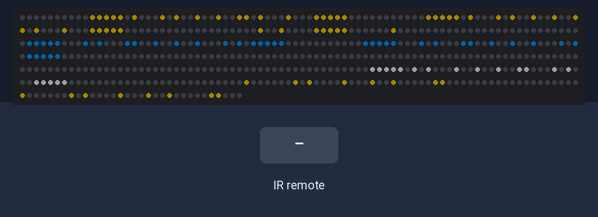
Simulated run of this sketch. Board: ESP32. Shown: 512 RGB LEDs in strip order, left to right, continuing on the next row. The test bench sets the inputs (shaded band). Dim RGB values are drawn brighter than linear; nothing arrives over Bluetooth unless stated; a phone connects over Bluetooth LE 3 s after start; what the sketch prints to the serial monitor is not drawn.

Above: at 1.2 s.
1.3 s: infrared code 0x43 received
2.8 s: infrared code 0x19 received
4.3 s: infrared code 0x44 received
Timing chart, 0 to 7.3 s (numbered marks = the images above; inputs shaded):
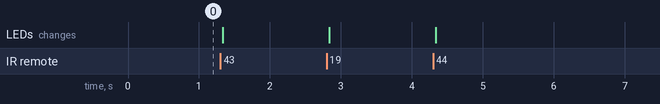

The sketch:

esp32_ble_addon.ino
```cpp
#include <Adafruit_NeoPixel.h>
#include <IRremote.h>
#include <BLEDevice.h>
#include <BLEServer.h>
#include <BLEUtils.h>
#include <BLE2902.h>
#include <ArduinoJson.h>

// =====================================================================
//  HARDWARE
// =====================================================================
#define LED_PIN              27
#define NUM_LEDS_PER_PANEL   256
#define PANEL_SCORE          0
#define PANEL_SERVE          1

Adafruit_NeoPixel strip(NUM_LEDS_PER_PANEL * 2, LED_PIN, NEO_GRB + NEO_KHZ800);

#define IR_RECEIVE_PIN 33

// ── IR Codes ──────────────────────────────────────────────────────────
#define IR_LEFT  0x44
#define IR_RIGHT 0x43
#define IR_UP    0x46
#define IR_DOWN  0x15
#define IR_STAR  0x42
#define IR_NUM1  0x16
#define IR_NUM2  0x19

// ── Colors ────────────────────────────────────────────────────────────
#define COL_P1       strip.Color(255, 200, 0)
#define COL_P2       strip.Color(0, 150, 255)
#define COL_IND      strip.Color(255, 255, 255)
#define COL_SET_NUM  strip.Color(180, 180, 180)

// ── Game State ────────────────────────────────────────────────────────
int  score1    = 0;
int  score2    = 0;
int  setsWonP1 = 0;
int  setsWonP2 = 0;
int  selected  = 1;     // which TEAM is currently serving (1 = yellow, 2 = blue)
int  serverNum = 1;     // which PARTNER (1 or 2) on that team is serving
bool gameOver  = false;

const int SETS_TO_WIN_MATCH = 2;

// ── BLE UUIDs — must match ble_constants.dart in the Flutter app ──────
#define BLE_SERVICE_UUID    "12345678-1234-1234-1234-123456789abc"
#define BLE_CMD_CHAR_UUID   "12345678-1234-1234-1234-123456789abd"
#define BLE_STATE_CHAR_UUID "12345678-1234-1234-1234-123456789abe"

BLEServer*         pServer       = nullptr;
BLECharacteristic* pCmdChar      = nullptr;
BLECharacteristic* pStateChar    = nullptr;
bool               bleConnected  = false;
volatile uint8_t   blePendingCmd = 0;

// =====================================================================
//  LED INDEX HELPERS
// =====================================================================
int idx(int col, int row) {
  return (col % 2 == 0) ? col * 8 + row : col * 8 + (7 - row);
}

int ledIndex(int panel, int col, int row) {
  return panel * NUM_LEDS_PER_PANEL + idx(col, row);
}

int ledIndexServe(int col, int row) {
  return ledIndex(PANEL_SERVE, (31 - col), (7 - row));
}

void clearPanel(int panel) {
  strip.fill(0, panel * NUM_LEDS_PER_PANEL, NUM_LEDS_PER_PANEL);
}

void fillPanel(int panel, uint32_t color) {
  strip.fill(color, panel * NUM_LEDS_PER_PANEL, NUM_LEDS_PER_PANEL);
}

// =====================================================================
//  5x7 FONT
// =====================================================================
const uint8_t FONT5X7[10][5] = {
  { 0x3E, 0x51, 0x49, 0x45, 0x3E }, // 0
  { 0x00, 0x42, 0x7F, 0x40, 0x00 }, // 1
  { 0x42, 0x61, 0x51, 0x49, 0x46 }, // 2
  { 0x21, 0x41, 0x45, 0x4B, 0x31 }, // 3
  { 0x18, 0x14, 0x12, 0x7F, 0x10 }, // 4
  { 0x27, 0x45, 0x45, 0x45, 0x39 }, // 5
  { 0x3C, 0x4A, 0x49, 0x49, 0x30 }, // 6
  { 0x01, 0x71, 0x09, 0x05, 0x03 }, // 7
  { 0x36, 0x49, 0x49, 0x49, 0x36 }, // 8
  { 0x06, 0x49, 0x49, 0x29, 0x1E }, // 9
};

void drawDigit(int panel, int digit, int xOffset, uint32_t color) {
  if (digit < 0 || digit > 9) return;
  for (int col = 0; col < 5; col++) {
    uint8_t colBits = FONT5X7[digit][col];
    for (int row = 0; row < 7; row++) {
      if (colBits & (1 << row)) {
        strip.setPixelColor(
          panel == PANEL_SERVE
            ? ledIndexServe(xOffset + col, row)
            : ledIndex(panel, xOffset + col, row),
          color
        );
      }
    }
  }
}

// =====================================================================
//  COMPACT 3x5 FONT — used only for the small server-number indicator
//  (index 0 is an unused placeholder so digit 1 and 2 line up with their
//  own array index)
// =====================================================================
const uint8_t FONT3X5[3][3] = {
  { 0x00, 0x00, 0x00 }, // 0 (unused)
  { 0x12, 0x1F, 0x10 }, // 1
  { 0x1D, 0x15, 0x17 }, // 2
};

void drawSmallDigit(int panel, int digit, int xOffset, int yOffset, uint32_t color) {
  if (digit < 1 || digit > 2) return;
  for (int col = 0; col < 3; col++) {
    uint8_t colBits = FONT3X5[digit][col];
    for (int row = 0; row < 5; row++) {
      if (colBits & (1 << row)) {
        strip.setPixelColor(
          panel == PANEL_SERVE
            ? ledIndexServe(xOffset + col, yOffset + row)
            : ledIndex(panel, xOffset + col, yOffset + row),
          color
        );
      }
    }
  }
}

void drawScore(int score, int xStart, uint32_t color) {
  drawDigit(PANEL_SCORE, score / 10, xStart,     color);
  drawDigit(PANEL_SCORE, score % 10, xStart + 6, color);
}

void drawDivider(int col, uint32_t color) {
  for (int row = 0; row <= 7; row++) {
    strip.setPixelColor(ledIndex(PANEL_SCORE, col, row), color);
  }
}

// =====================================================================
//  CHEVRON (SERVE ARROWS)
// =====================================================================
void drawChevron(int xStart, bool pointLeft, uint32_t color) {
  for (int row = 0; row < 8; row++) {
    int dist = (row <= 3) ? (3 - row) : (row - 4);
    int col  = pointLeft ? (xStart + dist) : (xStart + (3 - dist));
    strip.setPixelColor(ledIndexServe(col, row), color);
  }
}

void drawDoubleChevronLeft(int xStart, uint32_t color) {
  drawChevron(xStart,     true, color);
  drawChevron(xStart + 6, true, color);
}

void drawDoubleChevronRight(int xStart, uint32_t color) {
  drawChevron(xStart,     false, color);
  drawChevron(xStart + 6, false, color);
}

// =====================================================================
//  DISPLAY REFRESH
// =====================================================================
void updateScoreDisplay() {
  clearPanel(PANEL_SCORE);
  drawScore(score1, 1, COL_P1);

  // Divider mark between P1's score and the server number
  //drawDivider(12, COL_IND);
  //drawDivider(13, COL_IND);
  // Server indicator digit (1 or 2) — which partner on the serving team
  // is serving. Color still reflects which team is currently serving.
  uint32_t serverColor = (selected == 1) ? COL_P1 : COL_P2;
  drawSmallDigit(PANEL_SCORE, serverNum, 14, 1, serverColor);

  // Divider mark between the server number and P2's score
  //drawDivider(19, COL_IND);
  //drawDivider(18, COL_IND);
  drawScore(score2, 20, COL_P2);
  strip.show();
}

void updateServeDisplay() {
  clearPanel(PANEL_SERVE);
  if (selected == 1) drawDoubleChevronLeft(0, COL_P1);
  else               drawDoubleChevronRight(21, COL_P2);

  int totalSets = setsWonP1 + setsWonP2;
  drawDigit(PANEL_SERVE, totalSets, 13, COL_SET_NUM);
  strip.show();
}

void updateDisplay() {
  updateScoreDisplay();
  updateServeDisplay();
}

void flashWin(uint32_t color, bool isMatchWin) {
  int cycles = isMatchWin ? 10 : 4;
  int onTime = isMatchWin ? 150 : 200;
  for (int i = 0; i < cycles; i++) {
    fillPanel(PANEL_SERVE, color); strip.show(); delay(onTime);
    clearPanel(PANEL_SERVE);       strip.show(); delay(onTime);
  }
}

// =====================================================================
//  GAME RESET HELPERS
// =====================================================================
void resetSet() {
  score1 = 0;
  score2 = 0;
}

void resetMatch() {
  score1    = 0;
  score2    = 0;
  setsWonP1 = 0;
  setsWonP2 = 0;
  selected  = 1;
  serverNum = 1;
  gameOver  = false;
}

// =====================================================================
//  BLE — FORWARD DECLARATION
// =====================================================================
void blePushState();

// ===================================================================== h
//  BLE — SERVER CALLBACKS (connect / disconnect)
// =====================================================================
class ServerCallbacks : public BLEServerCallbacks {
  void onConnect(BLEServer* s) override {
    bleConnected = true;
    Serial.println("[BLE] App connected");
    blePushState();  // immediately sync app with current board state
  }
  void onDisconnect(BLEServer* s) override {
    bleConnected = false;
    Serial.println("[BLE] App disconnected — restarting advertising");
    BLEDevice::startAdvertising();
  }
};

// =====================================================================
//  BLE — COMMAND CHARACTERISTIC CALLBACK (app → ESP32)
// =====================================================================
class CommandCallbacks : public BLECharacteristicCallbacks {
  void onWrite(BLECharacteristic* pChar) override {
    String val = pChar->getValue();
    if (val.length() > 0) {
      blePendingCmd = (uint8_t)val[0];
      Serial.print("[BLE] Command received: 0x");
      Serial.println(blePendingCmd, HEX);
    }
  }
};

// =====================================================================
//  BLE — PUSH STATE TO APP (ESP32 → app, notify)
//  JSON: {"s1":7,"s2":4,"sp1":1,"sp2":0,"sv":1,"go":0}
// =====================================================================
void blePushState() {
  if (!bleConnected || pStateChar == nullptr) return;

  StaticJsonDocument<128> doc;
  doc["s1"]  = score1;
  doc["s2"]  = score2;
  doc["sp1"] = setsWonP1;
  doc["sp2"] = setsWonP2;
  doc["sv"]  = selected;
  doc["go"]  = gameOver ? 1 : 0;

  char buf[128];
  serializeJson(doc, buf);

  pStateChar->setValue(buf);
  pStateChar->notify();

  Serial.print("[BLE] State pushed: ");
  Serial.println(buf);
}

// =====================================================================
//  BLE — INITIALISE SERVER + CHARACTERISTICS + ADVERTISING
// =====================================================================
void bleSetup() {
  BLEDevice::init("PB-ScoreBoard-01");

  pServer = BLEDevice::createServer();
  pServer->setCallbacks(new ServerCallbacks());

  BLEService* pService = pServer->createService(BLE_SERVICE_UUID);

  // Command characteristic — app writes one byte here
  pCmdChar = pService->createCharacteristic(
    BLE_CMD_CHAR_UUID,
    BLECharacteristic::PROPERTY_WRITE
  );
  pCmdChar->setCallbacks(new CommandCallbacks());

  // State characteristic — ESP32 notifies app after every change
  pStateChar = pService->createCharacteristic(
    BLE_STATE_CHAR_UUID,
    BLECharacteristic::PROPERTY_READ |
    BLECharacteristic::PROPERTY_NOTIFY
  );
  pStateChar->addDescriptor(new BLE2902());

  pService->start();

  BLEAdvertising* pAdv = BLEDevice::getAdvertising();
  pAdv->addServiceUUID(BLE_SERVICE_UUID);
  pAdv->setScanResponse(true);
  pAdv->setMinPreferred(0x06);
  pAdv->setMinPreferred(0x12);
  BLEDevice::startAdvertising();

  Serial.println("[BLE] Ready — advertising as 'PB-ScoreBoard-01'");
}

// =====================================================================
//  UNIFIED COMMAND PROCESSOR
//  Called by BOTH the IR remote path and the BLE app path.
//  Behaviour is 100% identical regardless of which input triggered it.
// =====================================================================
void processCommand(uint8_t cmd) {

  if (cmd == IR_STAR) {
    resetMatch();
    clearPanel(PANEL_SERVE);
    strip.show();
    Serial.println("RESET (full match)");

  } else if (!gameOver) {

    switch (cmd) {

      case IR_LEFT:
        selected = 1;
        Serial.println("Serving team: Yellow (P1)");
        break;

      case IR_RIGHT:
        selected = 2;
        Serial.println("Serving team: Blue (P2)");
        break;

      case IR_NUM1:
        serverNum = 1;
        Serial.println("Server number: 1");
        break;

      case IR_NUM2:
        serverNum = 2;
        Serial.println("Server number: 2");
        break;

      case IR_UP: {
        if (selected == 1) score1++;
        if (selected == 2) score2++;

        int setWinner = 0;
        if (score1 >= 11 && (score1 - score2) >= 2) setWinner = 1;
        if (score2 >= 11 && (score2 - score1) >= 2) setWinner = 2;

        if (setWinner != 0) {
          uint32_t setColor = (setWinner == 1)
            ? strip.Color(255, 200, 0)
            : strip.Color(0, 150, 255);

          if (setWinner == 1) setsWonP1++;
          else                setsWonP2++;

          bool isMatchWin = (setsWonP1 >= SETS_TO_WIN_MATCH) ||
                            (setsWonP2 >= SETS_TO_WIN_MATCH);

          Serial.print("Player ");
          Serial.print(setWinner);
          Serial.println(isMatchWin ? " WINS THE MATCH!" : " wins the set!");

          updateDisplay();
          blePushState();            // notify app: set/match just ended
          flashWin(setColor, isMatchWin);

          if (isMatchWin) {
            gameOver = true;
            fillPanel(PANEL_SERVE, setColor);
            strip.show();
          } else {
            resetSet();
            updateDisplay();
          }

          blePushState();            // push final state after reset
          return;                    // skip the updateDisplay at the bottom
        }
        break;
      }

      case IR_DOWN:
        if (selected == 1 && score1 > 0) score1--;
        if (selected == 2 && score2 > 0) score2--;
        break;
    }
  }

  updateDisplay();
  blePushState();   // notify app after every non-set-win command

  Serial.print("P1: ");    Serial.print(score1);
  Serial.print(" | P2: "); Serial.print(score2);
  Serial.print(" | Sets P1: "); Serial.print(setsWonP1);
  Serial.print(" | Sets P2: "); Serial.println(setsWonP2);
}

// =====================================================================
//  SETUP
// =====================================================================
void setup() {
  Serial.begin(115200);

  strip.begin();
  strip.setBrightness(40);
  strip.clear();
  strip.show();

  IrReceiver.begin(IR_RECEIVE_PIN, ENABLE_LED_FEEDBACK);

  updateDisplay();

  Serial.println("Ready! IR remote + BLE app both active.");

  bleSetup();  // start BLE advertising
}

// =====================================================================
//  LOOP
// =====================================================================
void loop() {

  // ── BLE path: process any command queued by the app ─────────────────
  if (blePendingCmd != 0) {
    uint8_t cmd  = blePendingCmd;
    blePendingCmd = 0;           // clear queue before processing
    processCommand(cmd);
  }

  // ── IR path: unchanged behaviour ────────────────────────────────────
  if (IrReceiver.decode()) {
    if (!(IrReceiver.decodedIRData.flags & IRDATA_FLAGS_IS_REPEAT)) {
      processCommand(IrReceiver.decodedIRData.command);
    }
    IrReceiver.resume();
  }
}
```
